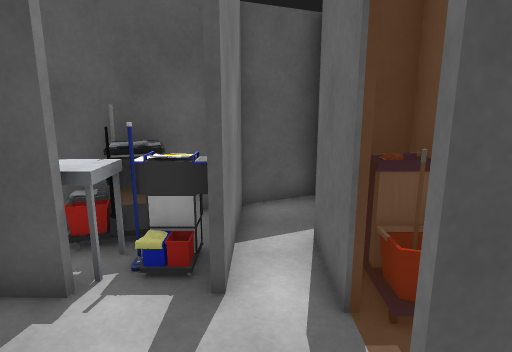
View 1 (above)

24 first-person views from a walk through a robot-simulator world made for Gazebo. The camera is 1.3 m above the floor, tilts 12° down and sees 75° across. The floor is counted in squares, 0.5 m on a side. Each view is taken from the middle of a square. On the plan, view 1 faces up. The plan holds only what a view shows up to about 20 squares ahead; the rest is blank. The place goes on beyond the plan. Gazebo's built-in surfaces are drawn with simple patterns. Some stock models are drawn as simple stand-ins.

View 2
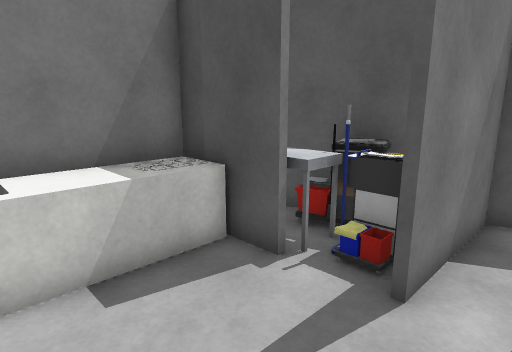

View 3
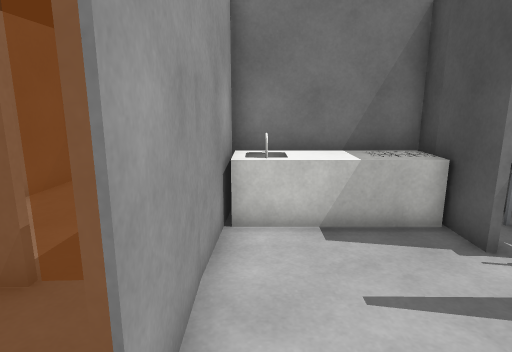

View 4
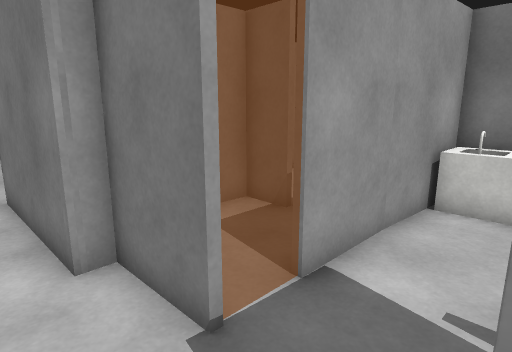

View 5
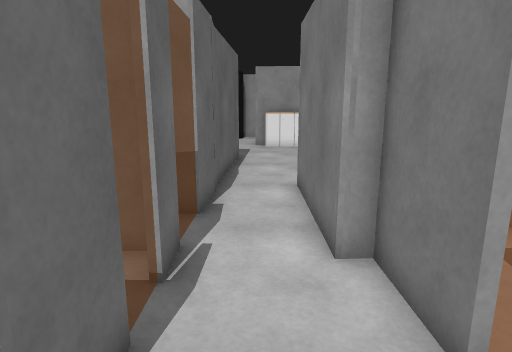

View 6
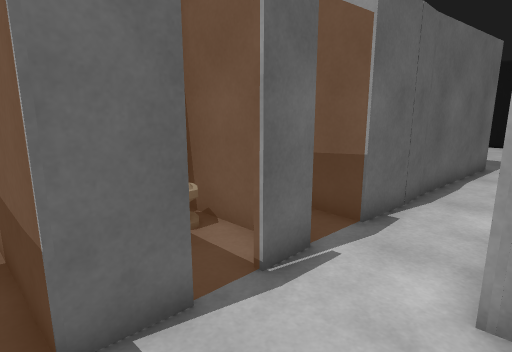

View 7
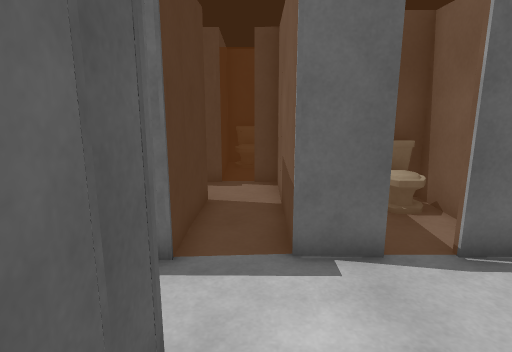

View 8
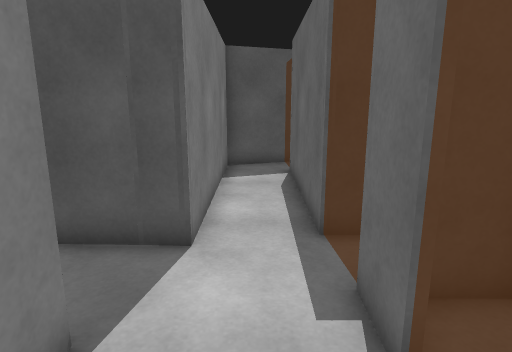

View 9
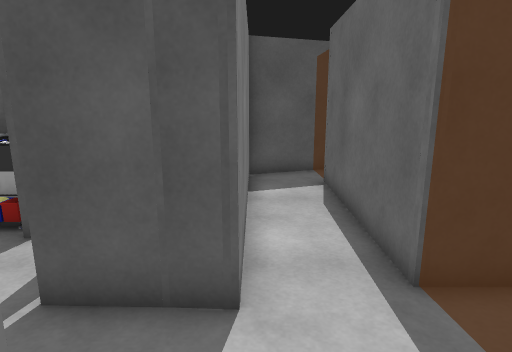

View 10
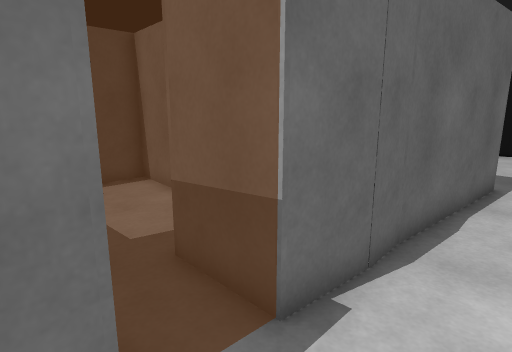

View 11
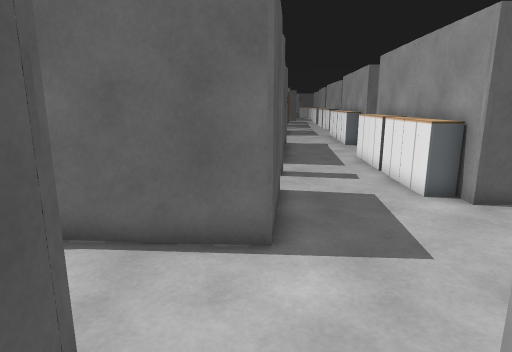

View 12
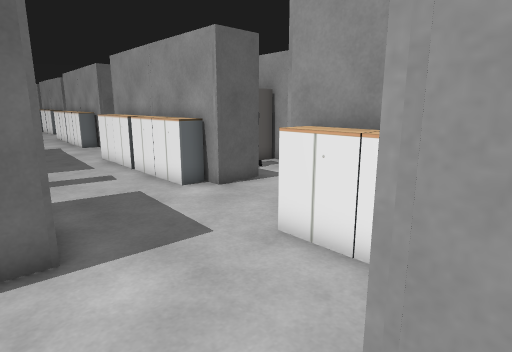

View 13
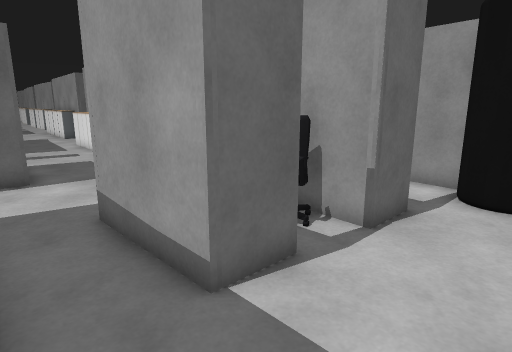

View 14
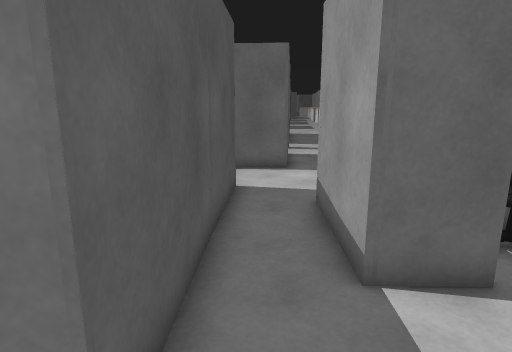

View 15
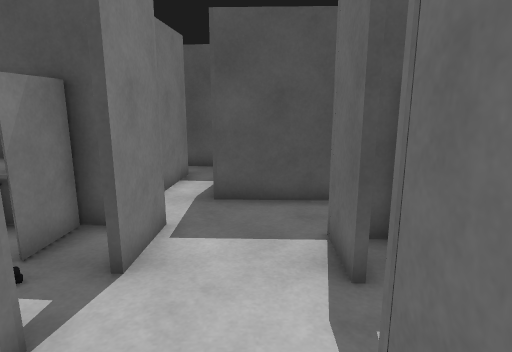

View 16
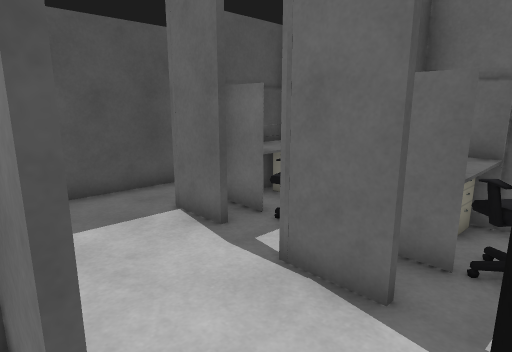

View 17
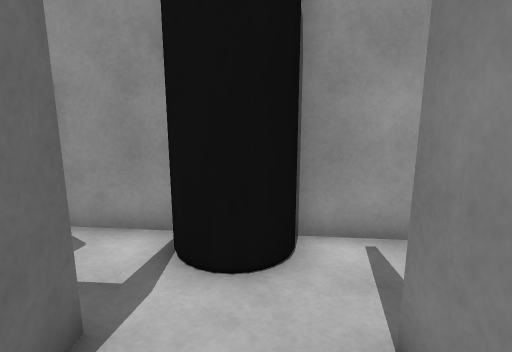

View 18
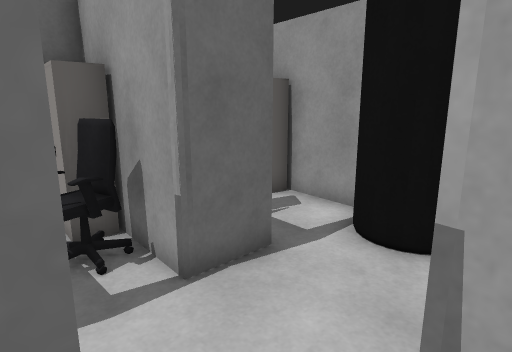

View 19
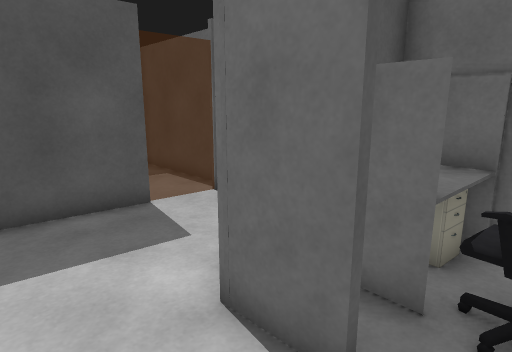

View 20
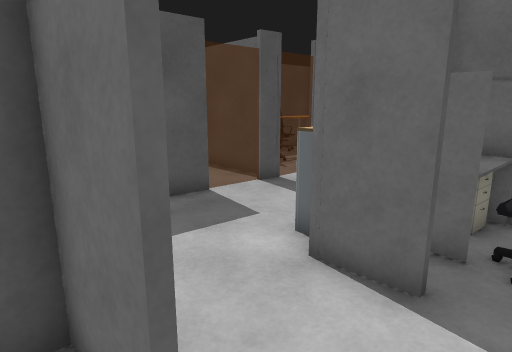

View 21
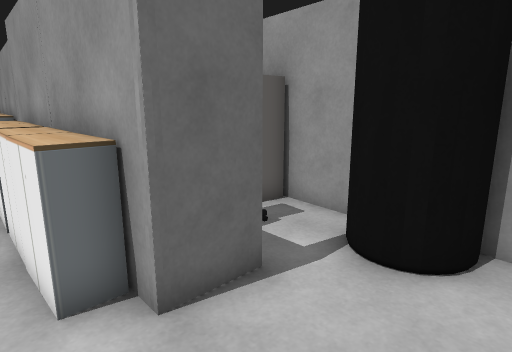

View 22
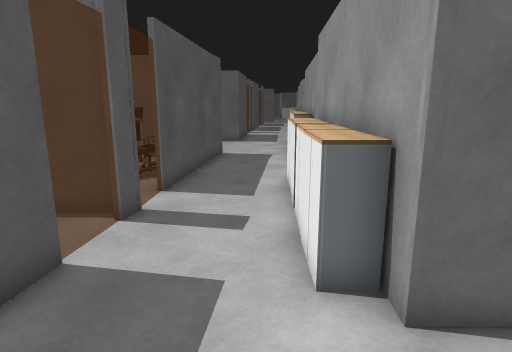

View 23
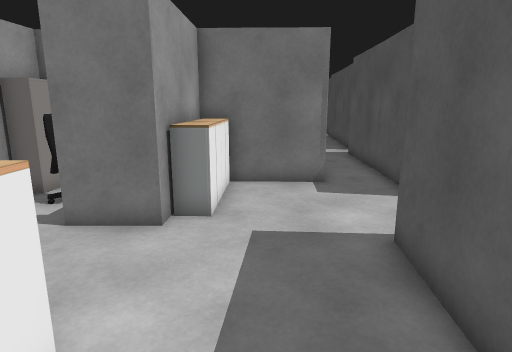

View 24
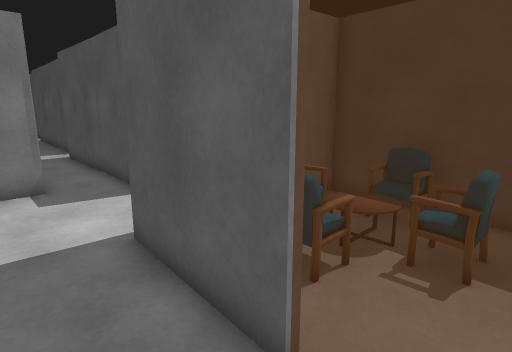

### Floor plan
Points are (right, up) in squares from view 1. A wall is a line through its corners. A room is listed if a view was taken in it or the views show most of it. See-through windows are left out.
Room 1 (views 1, 2, 7)
walls: (-2.5, 4.2) (-5.5, 4.2) (-5.5, -0.9) (1.3, -0.8); (1.1, 3.8) (1.1, 6.3); (-2.9, 7.4) (-5, 6.1); (-1.1, 8.2) (-3, 7.4); (-0.4, 8.5) (-0.4, 4.1)
ways out: opening at (1, 0.5) to room 2
objects: other object (-5, 0) to (-4, 4); other object (-4, 5) to (-3, 5); other object (-4, 6) to (-2, 7); other object (-2, 5) to (-1, 6)
Room 2 (views 3, 6)
walls: (3.6, 1.9) (1.1, 2)
ways out: opening at (1, 0.5) to room 1; opening at (3, 0.5) to room 3
Room 3 (views 4, 5)
walls: (6.4, -1.3) (6.4, 0.4) (10.5, 0.3); (10.1, 2.4) (6.3, 2.4) (6.4, 9.5); (3.6, 10.3) (3.6, 1.9)
ways out: opening at (3, 0.5) to room 2; opening at (4.5, -1) to room 4; opening at (5, 9); opening at (10, 1)
Room 4 (views 8, 9, 10)
walls: (3.6, -3.3) (3.6, -4.5); (6.3, -3.9) (6.3, -2.4); (3, -0.7) (3, -3.4)
ways out: opening at (4.5, -1) to room 3; opening at (5, -3.5)
Room 5 (views 11, 12, 13, 14, 17, 21, 22)
walls: (0.3, -15.6) (0.8, -15.6) (0.6, -20.1); (2.8, -13.3) (-6.2, -12.9) (-6.2, -12.4); (0.4, -19.9) (0.5, -19.4); (5, -20) (5, -22.2); (-3.6, -17.6) (-3.5, -15.6) (-2.5, -15.6); (6.2, -9.2) (6.2, -7.8); (-4, -21.5) (-4, -19.5) (5.1, -20.3); (10.2, -15.8) (5.9, -15.3) (6.1, -8.9); (6.1, -8.1) (6.2, -5.8); (-7, -14.8) (-7.1, -17.2); (8.5, -22.8) (8.5, -20.8) (10.5, -20.9); (-7.5, -18.9) (-7.5, -21.1); (3.6, -5.5) (3.6, -8.9); (-8.3, -12.3) (-9.6, -12.2); (-7.6, -9.3) (-7.8, -12.1); (-6.8, -7.8) (-8, -7.7)
ways out: opening at (-5.5, -20.5) to room 6; opening at (7, -21.5) to room 6; opening at (-7, -18) to room 7; opening at (9.5, -18.5) to room 8; opening at (5, -6)
objects: office chair (-3, -19) to (-2, -18); other object (-2, -17) to (0, -16); cabinet (-1, -19) to (0, -19); cabinet (1, -19) to (2, -19); cabinet (3, -19) to (4, -19); cabinet (9, -20) to (10, -20)
Room 6 (views 15, 16, 19, 20)
walls: (0.4, -20.1) (-0.1, -20.1); (-4.3, -24.7) (0.7, -25.2); (4.8, -22.2) (4.8, -20.3) (4.2, -20.2); (-7.7, -21.1) (-7.7, -18.8); (5.6, -25.7) (6.1, -25.8); (-9, -24.2) (-6.8, -24.4)
ways out: opening at (-5.5, -20.5) to room 5; opening at (7, -21.5) to room 5
objects: other object (-7, -24) to (-5, -23); office chair (-2, -23) to (-1, -22); other object (-2, -22) to (0, -21); cabinet (-1, -24) to (0, -24); cabinet (1, -25) to (2, -24); office chair (2, -23) to (3, -22); other object (6, -25) to (8, -24)
Room 7 (view 18)
walls: (-7.7, -18.8) (-7.5, -18.9); (-8.2, -15) (-9.6, -14.9)
ways out: opening at (-7, -18) to room 5
objects: other object (-9, -18) to (-9, -17); other object (-9, -16)
Room 8 (views 23, 24)
walls: (13, -16.1) (13.1, -9.9); (13.2, -16.1) (12.3, -16); (11.2, -9.6) (6.5, -9.2) (6.4, -10.5); (10.5, -20.9) (13.4, -21)
ways out: opening at (9.5, -18.5) to room 5; opening at (13, -18.5)
objects: chair (7, -13) to (7, -11); chair (8, -14) to (9, -13); coffee table (8, -12) to (9, -11); chair (8, -11) to (10, -10); chair (10, -13) to (11, -12); cabinet (11, -20) to (12, -20)
Room 9 (no view inside)
walls: (2.8, 5.2) (2.8, 6) (2, 6)
objects: other object (2, 4) to (2, 5)

Where each view was taken, in squares from view 1:
view 1: 0 up, 0 right, facing up
view 2: 0 up, 1 right, facing up-left
view 3: 0 up, 3 right, facing left
view 4: 2 up, 5 right, facing down-left
view 5: 2 up, 5 right, facing down
view 6: 1 up, 3 right, facing down-right
view 7: 1 up, 1 right, facing right
view 8: 4 down, 5 right, facing up
view 9: 2 down, 4 right, facing up
view 10: 3 down, 4 right, facing down-right
view 11: 15 down, 0 right, facing right
view 12: 14 down, 0 right, facing down-right
view 13: 13 down, 7 left, facing down-right
view 14: 14 down, 8 left, facing right
view 15: 22 down, 5 left, facing up
view 16: 23 down, 8 left, facing up-right
view 17: 18 down, 6 left, facing down
view 18: 17 down, 8 left, facing down-right
view 19: 24 down, 6 right, facing up-right
view 20: 24 down, 4 right, facing up-right
view 21: 19 down, 5 right, facing down-right
view 22: 19 down, 5 right, facing right
view 23: 18 down, 12 right, facing left
view 24: 18 down, 12 right, facing up-left
